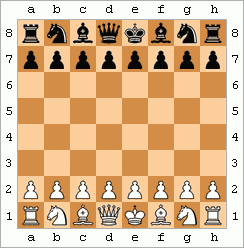
%> input picture ImgTest/chess.png, 244 x 248 px
$ octave main_msb.m   (GNU Octave 9; MATLAB toolbox functions it lacks are replaced by stand-ins)
%> lines starting %> are read from the running program, lines starting %| are printed output that depends on the picture
### MSB/msb_encode.m
function stego = msb_encode(coverImg, message)

    % Carga imagen
    if ischar(coverImg) || isstring(coverImg)
        cover = imread(coverImg);
    else
        cover = coverImg;
    end

    if ~isa(cover, 'uint8')
        error('Cover image must be uint8.');
    end

    pixels = cover(:);
    capacity = numel(pixels);

    % Convertir mensaje a bits
    msgBytes = uint8(message);
    msgLen   = uint32(numel(msgBytes));

    lenBytes = typecast(msgLen, 'uint8');
    bitsLen  = bytes2bits(lenBytes);
    bitsMsg  = bytes2bits(msgBytes);

    % Semilla RNG
    rngSeed  = uint32(randi([0 2^32-1]));
    seedBytes = typecast(rngSeed, 'uint8');
    bitsSeed  = bytes2bits(seedBytes);

    msgBitsCount = numel(bitsMsg);
    headerBits = 32 + 32;
    totalBits = headerBits + msgBitsCount;

    if totalBits > capacity
        error("Capacidad insuficiente: %d bits necesarios, hay %d", totalBits, capacity);
    end

    % Header
    seedPos = 1:32;
    lenPos  = 33:64;

    for i = 1:32
        pixels(seedPos(i)) = bitset(pixels(seedPos(i)), 8, bitsSeed(i));
    end

    for i = 1:32
        pixels(lenPos(i)) = bitset(pixels(lenPos(i)), 8, bitsLen(i));
    end

    % Distribuir unifomemente
    rng(double(rngSeed));

    available = 65:capacity;

    msgPos = available(randperm(numel(available), msgBitsCount));

    for i = 1:msgBitsCount
        pixels(msgPos(i)) = bitset(pixels(msgPos(i)), 8, bitsMsg(i));
    end

    stego = reshape(pixels, size(cover));

end

% Helper
function bits = bytes2bits(u8)
    n = numel(u8);
    bits = zeros(n*8,1,'uint8');
    idx = 1;
    for k = 1:n
        b = u8(k);
        for bit = 0:7
            bits(idx) = bitget(b, bit+1);
            idx = idx + 1;
        end
    end
end

### MSB/msb_decode.m
function message = msb_decode(stegoImg)

    % Carga imagen
    if ischar(stegoImg) || isstring(stegoImg)
        stego = imread(stegoImg);
    else
        stego = stegoImg;
    end

    if ~isa(stego, 'uint8')
        error('La imagen debe ser uint8');
    end

    pixels = stego(:);
    capacity = numel(pixels);

    % Inicialización
    seedPos = 1:32;
    lenPos  = 33:64;

    seedBits = uint8(bitget(pixels(seedPos), 8));
    seedBytes = bits2bytes(seedBits);
    rngSeed = typecast(uint8(seedBytes), 'uint32');

    % Mensaje
    lenBits = uint8(bitget(pixels(lenPos), 8));
    lenBytes = bits2bytes(lenBits);
    msgLen = double(typecast(uint8(lenBytes), 'uint32'));

    msgBitsCount = msgLen * 8;
    if 64 + msgBitsCount > capacity
        error("Header erroneo");
    end

    % Recalcular posiciones del encoder
    rng(double(rngSeed));

    available = 65:capacity;
    msgPos = available(randperm(numel(available), msgBitsCount));

    % Descifrar el mensaje
    msgBits = uint8(bitget(pixels(msgPos), 8));
    msgBytes = bits2bytes(msgBits);

    message = char(msgBytes(:)).';

end

% Helper
function u8 = bits2bytes(bits)
    nbits = numel(bits);
    if mod(nbits,8) ~= 0
        error('Fallo en convertir bits a bytes. No es divisible entre 8');
    end

    nbytes = nbits/8;
    u8 = zeros(1,nbytes,'uint8');
    idx = 1;

    for k = 1:nbytes
        v = uint8(0);
        for bit = 0:7
            if bits(idx)
                v = bitset(v, bit+1);
            end
            idx = idx + 1;
        end
        u8(k) = v;
    end
end

### MSB/frobenius_error.m
function [E_F, E_rel] = frobenius_error(imgA, imgB)
% FROBENIUS_ERROR Calcula ||A-B||_F y el error relativo ||A-B||_F / ||A||_F.
% imgA, imgB: matriz uint8/uint16/single/double, MxN o MxNx3 (mismo tamaño)

    if ~isequal(size(imgA), size(imgB))
        error('Las imágenes deben tener exactamente el mismo tamaño.');
    end

    A = double(imgA);
    B = double(imgB);

    diff = A - B;
    E_F  = norm(diff(:), 'fro');        % norma de Frobenius absoluta
    denom = norm(A(:), 'fro');
    if denom == 0
        E_rel = NaN;                    % indeterminado si A es todo ceros
    else
        E_rel = E_F / denom;            % error relativo (adimensional)
    end
end

### MSB/ecm_psnr.m
function [ECM, PSNR_val] = ecm_psnr(I, R)
%ECM_PSNR Calcula el ECM (MSE) y PSNR entre dos imágenes I y R.
%
%   ECM(I,R)  = (1/N) * sum( (I - R).^2 )
%   PSNR(I,R) = 10 * log10( MAX^2 / ECM ), con MAX = 255
%

    % Convertir a double para operar
    I = double(I);
    R = double(R);

    % Diferencia pixel a pixel
    D = I - R;

    % Número total de elementos (funciona para gris o RGB)
    N = numel(I);

    % ECM según definición
    ECM = sum(D(:).^2) / N;

    % PSNR con MAX = 255 (8 bits)
    MAX = 255;

    if ECM == 0
        PSNR_val = Inf;  % Imágenes idénticas
    else
        PSNR_val = 10 * log10((MAX^2) / ECM);
    end
end

### LBS/cesar_enc.m
function out = cesar_enc(plain, k)
% CESAR_ENC  Cifra con César sobre A–Z (convierte a mayúsculas).
%   OUT = CESAR_ENC(PLAIN, K)

    if nargin < 2, k = 3; end
    k = mod(k, 26);                   % normaliza la clave a [0,25]
    abc = 'ABCDEFGHIJKLMNOPQRSTUVWXYZ';
    plain = upper(char(plain));       % asegura tipo char y mayúsculas

    n = numel(plain);
    out = blanks(n);                  % preasigna

    for i = 1:n
        ch = plain(i);
        idx = find(abc == ch, 1);     % primera coincidencia
        if ~isempty(idx)
            out(i) = abc(mod(idx - 1 + k, 26) + 1);
        else
            out(i) = ch;              % deja espacios, números, signos, tildes, etc.
        end
    end
end

### MSB/cesar_dec.m
function out = cesar_dec(cipher, k)
    if nargin < 2, k = 3; end
    abc = 'ABCDEFGHIJKLMNOPQRSTUVWXYZ';
    cipher = upper(cipher);
    out = '';
    for i = 1:length(cipher)
        idx = find(abc == cipher(i));
        if ~isempty(idx)
            out(i) = abc(mod(idx - 1 - k, 26) + 1);
        else
            out(i) = cipher(i);
        end
    end
end

### MSB/elgamal_dec.m
function plain = elgamal_dec(cipher_bytes, K, p, return_char)
    if nargin < 3 || isempty(p), p = 257; end
    if nargin < 4, return_char = true; end

    % Asegura bytes 0..255
    c_bytes = uint8(char(cipher_bytes));  % si ya es uint8, no cambia

    % Inverso modular de K
    invK = modInverse(double(K), p);

    % Deshacer mapeo: (c+1)*K^{-1} mod p  -> 1..256  -> -1 -> 0..255
    c1     = double(c_bytes) + 1;      % 1..256
    m1     = mod(c1 .* invK, p);       % 1..256
    m_bytes = uint8(m1 - 1);           % 0..255

    if return_char
        plain = char(m_bytes(:)).';    % fila de chars
    else
        plain = m_bytes;
    end
end

% ---------- helpers locales ----------
function inv = modInverse(a, m)
    [g, x, ~] = gcd(a, m);
    if g ~= 1
        error('No existe inverso modular para K con el módulo dado.');
    end
    inv = mod(x, m);
end

### MSB/sust_enc.m
function out = sust_enc(plain)
    abc = 'ABCDEFGHIJKLMNOPQRSTUVWXYZ';
    key = 'QWERTYUIOPASDFGHJKLZXCVBNM';  % misma clave que en decifrado

    % (opcional) validación de clave:
    if numel(key) ~= 26 || numel(unique(key)) ~= 26
        error('La clave debe ser una permutación de 26 letras.');
    end

    plain = upper(char(plain));             % aceptar string/char
    n = numel(plain);
    out = blanks(n);                        % preasigna

    for i = 1:n
        ch = plain(i);
        idx = find(abc == ch, 1);          % busca en abecedario
        if ~isempty(idx)
            out(i) = key(idx);             % mapea abecedario -> clave
        else
            out(i) = ch;                   % deja espacios, números, signos, etc.
        end
    end
end

### MSB/elgamal_enc.m
function c_bytes = elgamal_enc(msg, K, p)
    if nargin < 3 || isempty(p), p = 257; end
    if nargin < 2
        error('Debes proporcionar K (clave compartida).');
    end
    % Asegura bytes 0..255
    m_bytes = uint8(char(msg));     % si ya es uint8, no se altera

    % Mapear a 1..256 y multiplicar mod p
    m1 = double(m_bytes) + 1;       % 1..256
    c  = mod(m1 .* double(K), p);   % 1..p-1 (para p=257 -> 1..256)
    c_bytes = uint8(c - 1);         % 0..255
end

### MSB/main_msb.m
cover_path = '/home/yessica-trujillo/Documentos/Proyecto_IC/Proyecto-IC---Framework-para-cifrado-y-ocultamiento-en-imagenes/ImgTest/chess.png';
% /home/yessica-trujillo/Documentos/Procesamiento-de-imagenes/Images/guiza.png
outdir = fullfile(pwd, 'results_chess');
if ~exist(outdir, 'dir'), mkdir(outdir); end

cover = imread(cover_path);
%> cover is the input picture: size 248x244x3 uint8; mean R, G, B 218, 183.7, 146.5

%% Mensaje comun para todas las pruebas
MSG = 'LOREM IPSUM DOLOR SIT AMET, CONSECTETUR ADIPISCING ELIT, SED DO EIUSMOD TEMPOR INCIDIDUNT UT LABORE ET DOLORE MAGNA ALIQUA. UT ENIM AD MINIM VENIAM, QUIS NOSTRUD EXERCITATION ULLAMCO LABORIS NISI UT ALIQUIP EX EA COMMODO CONSEQUAT. DUIS AUTE IRURE DOLOR IN REPREHENDERIT IN VOLUPTATE VELIT ESSE CILLUM DOLORE EU FUGIAT NULLA PARIATUR. EXCEPTEUR SINT OCCAECAT CUPIDAT NON PROIDENT, SUNT IN CULPA QUI OFFICIA DESERUNT MOLLIT ANIM ID EST LABORUM. LOREM IPSUM DOLOR SIT AMET, CONSECTETUR ADIPISCING ELIT, SED DO EIUSMOD TEMPOR INCIDIDUNT UT LABORE ET DOLORE MAGNA ALIQUA. UT ENIM AD MINIM VENIAM, QUIS NOSTRUD EXERCITATION ULLAMCO LABORIS NISI UT ALIQUIP EX EA COMMODO CONSEQUAT. DUIS AUTE IRURE DOLOR IN REPREHENDERIT IN VOLUPTATE VELIT ESSE CILLUM DOLORE EU FUGIAT NULLA PARIATUR. EXCEPTEUR SINT OCCAECAT CUPIDAT NON PROIDENT, SUNT IN CULPA QUI OFFICIA DESERUNT MOLLIT ANIM ID EST LABORUM. LOREM IPSUM DOLOR SIT AMET, CONSECTETUR ADIPISCING ELIT, SED DO EIUSMOD TEMPOR INCIDIDUNT UT LABORE ET DOLORE MAGNA ALIQUA. UT ENIM AD MINIM VENIAM, QUIS NOSTRUD EXERCITATION ULLAMCO LABORIS NISI UT ALIQUIP EX EA COMMODO CONSEQUAT. DUIS AUTE IRURE DOLOR IN REPREHENDERIT IN VOLUPTATE VELIT ESSE CILLUM DOLORE EU FUGIAT NULLA PARIATUR. EXCEPTEUR SINT OCCAECAT CUPIDAT NON PROIDENT, SUNT EN CULPA QUI OFFICIA DESERUNT MOLLIT ANIM ID EST LABORUM. LOREM IPSUM DOLOR SIT AMET, CONSECTETUR ADIPISCING ELIT, SED DO EIUSMOD TEMPOR INCIDIDUNT UT LABORE ET DOLORE MAGNA ALIQUA. UT ENIM AD MINIM VENIAM, QUIS NOSTRUD EXERCITATION ULLAMCO LABORIS NISI UT ALIQUIP EX EA COMMODO CONSEQUAT. DUIS AUTE IRURE DOLOR IN REPREHENDERIT IN VOLUPTATE VELIT ESSE CILLUM DOLORE EU FUGIAT NULLA PARIATUR. EXCEPTEUR SINT OCCAECAT CUPIDAT NON PROIDENT, SUNT EN CULPA QUI OFFICIA DESERUNT MOLLIT ANIM ID EST LABORUM. LOREM IPSUM... (etc)';

%% Caso A: MSB sin cifrado
msg_A = MSG;

stego_A = msb_encode(cover, msg_A);
%> in msb_encode, `stego = reshape(pixels, size(cover));`:
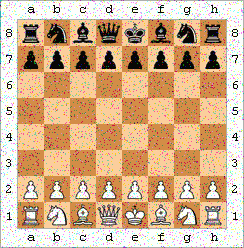
%> stego: size 248x244x3 uint8; mean R, G, B 212.3, 178.4, 143.8
file_A  = fullfile(outdir, 'stego_msb_sin_cifrado.png');
imwrite(stego_A, file_A, 'png');

rec_A = msb_decode(file_A);
%> in msb_decode, `seedBits = uint8(bitget(pixels(seedPos), 8));`: seedBits = 32 values, max 1 at index 3, min 0 at index 1, mean 0.438
%> after the loop in bits2bytes, `for k = 1:nbytes`: idx = 33; u8 = [204 7 44 216]
%> in msb_decode, `rngSeed = typecast(uint8(seedBytes), 'uint32');`: rngSeed = 3626764236
%> in msb_decode, `lenBits = uint8(bitget(pixels(lenPos), 8));`: lenBits = 32 values, max 1 at index 3, min 0 at index 1, mean 0.125
%> in msb_decode, `lenBytes = bits2bytes(lenBits);`: lenBytes = [4 7 0 0]
%> in msb_decode, `msgLen = double(typecast(uint8(lenBytes), 'uint32'));`: msgLen = 1796
%> in msb_decode, `msgBitsCount = msgLen * 8;`: msgBitsCount = 14368
%> in msb_decode, `msgBytes = bits2bytes(msgBits);`: msgBytes = 1796 values, max 116 at index 1794, min 32 at index 6, mean 68.58
fprintf('Recuperado (MSB sin cifrado): %s\n', rec_A);
%> (printed output is left out)

[E_F_A, E_rel_A] = frobenius_error(cover, stego_A);
%> in frobenius_error, `diff = A - B;`:
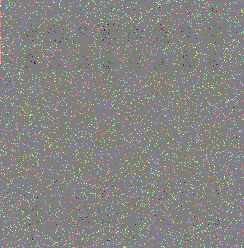
%> diff: size 248x244x3 double; mean R, G, B 5.8, 5.3, 2.7; drawn with min black and max white
%> in frobenius_error, `E_F  = norm(diff(:), 'fro');`: E_F = 11766.3
%> in frobenius_error, `denom = norm(A(:), 'fro');`: denom = 83804.6
%> in frobenius_error, `E_rel = E_F / denom;`: E_rel = 0.14
%> E_F_A = 11766.3; E_rel_A = 0.14
[ECM_A, PSNR_A]  = ecm_psnr(cover, stego_A);
%> in ecm_psnr, `ECM = sum(D(:).^2) / N;`: ECM = 762.6
%> in ecm_psnr, `PSNR_val = 10 * log10((MAX^2) / ECM);`: PSNR_val = 19.31
%> ECM_A = 762.6; PSNR_A = 19.31

%% Caso B: MSB + Cesar
k = 3;
msg_B_plain = MSG;
msg_B_cif   = cesar_enc(msg_B_plain, k);

stego_B = msb_encode(cover, msg_B_cif);
%> in msb_encode (call 2), `stego = reshape(pixels, size(cover));`:
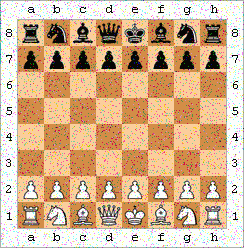
%> stego: size 248x244x3 uint8; mean R, G, B 212.2, 178.3, 144
file_B  = fullfile(outdir, sprintf('stego_msb_cesar_k%d.png', k));
imwrite(stego_B, file_B, 'png');

rec_B_cif = msb_decode(file_B);
rec_B     = cesar_dec(rec_B_cif, k);
%> the loop in cesar_dec, `for i = 1:length(cipher)` made 1796 passes
%> idx on passes 1 to 3: 15, 18, 21
fprintf('Recuperado (MSB + Cesar k=%d): %s\n', k, rec_B);
%> (printed output is left out)

[E_F_B, E_rel_B] = frobenius_error(cover, stego_B);
%> in frobenius_error (call 2), `diff = A - B;`:
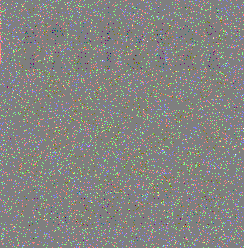
%> diff: size 248x244x3 double; mean R, G, B 5.9, 5.4, 2.5; drawn with min black and max white
%> in frobenius_error (call 2), `E_F  = norm(diff(:), 'fro');`: E_F = 11823.9
%> in frobenius_error (call 2), `E_rel = E_F / denom;`: E_rel = 0.141
%> E_F_B = 11823.9; E_rel_B = 0.141
[ECM_B, PSNR_B]  = ecm_psnr(cover, stego_B);
%> ECM_B = 770.1; PSNR_B = 19.27

%% Caso C: MSB + ElGamal (mod 257)
p = 257;
K = 123;
msg_C_plain = MSG;

cbytes_C = elgamal_enc(msg_C_plain, K, p);
stego_C  = msb_encode(cover, cbytes_C);
%> in msb_encode (call 3), `stego = reshape(pixels, size(cover));`:
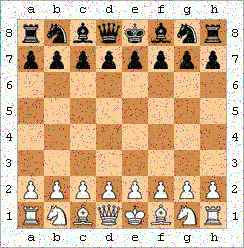
%> stego: size 248x244x3 uint8; mean R, G, B 213.5, 179.4, 145.1
file_C   = fullfile(outdir, sprintf('stego_msb_elgamal_p%d_K%d.png', p, K));
imwrite(stego_C, file_C, 'png');

rec_C_cif = uint8(msb_decode(file_C));
%> rec_C_cif = 1796 values, max 255 at index 1794, min 5 at index 13, mean 136.4
rec_C     = elgamal_dec(rec_C_cif, K, p, true);
%> in elgamal_dec, `c_bytes = uint8(char(cipher_bytes));`: c_bytes has the same summary as rec_C_cif outside elgamal_dec
%> in elgamal_dec, `c1     = double(c_bytes) + 1;`: c1 = 1796 values, max 256 at index 1794, min 6 at index 13, mean 137.4
%> in elgamal_dec, `m1     = mod(c1 .* invK, p);`: m1 = 1796 values, max 117 at index 1794, min 33 at index 6, mean 69.58
%> in elgamal_dec, `m_bytes = uint8(m1 - 1);`: m_bytes has the same summary as msgBytes in msb_decode
fprintf('Recuperado (MSB + ElGamal p=%d, K=%d): %s\n', p, K, rec_C);
%> (printed output is left out)

[E_F_C, E_rel_C] = frobenius_error(cover, stego_C);
%> in frobenius_error (call 3), `diff = A - B;`:
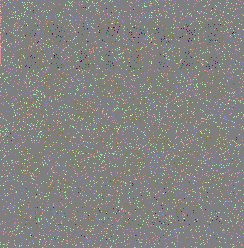
%> diff: size 248x244x3 double; mean R, G, B 4.6, 4.3, 1.4; drawn with min black and max white
%> in frobenius_error (call 3), `E_F  = norm(diff(:), 'fro');`: E_F = 11022.9
%> in frobenius_error (call 3), `E_rel = E_F / denom;`: E_rel = 0.132
%> E_F_C = 11022.9; E_rel_C = 0.132
[ECM_C, PSNR_C]  = ecm_psnr(cover, stego_C);
%> ECM_C = 669.3; PSNR_C = 19.87

%% Caso D: MSB + Sustitucion monoalfabetica
msg_D_plain = MSG;
msg_D_cif   = sust_enc(msg_D_plain);

stego_D = msb_encode(cover, msg_D_cif);
%> (the run ends here)
